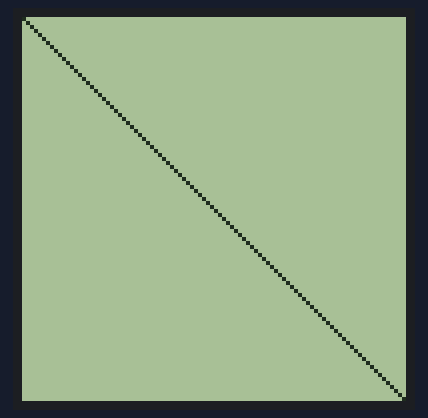
This sketch was run on a simulated Arduino Uno, built with avr-gcc and run on an emulated ATmega328P. Shown: 96×96 one-colour display.

Above: at 2.2 s.
At 8.4 s:
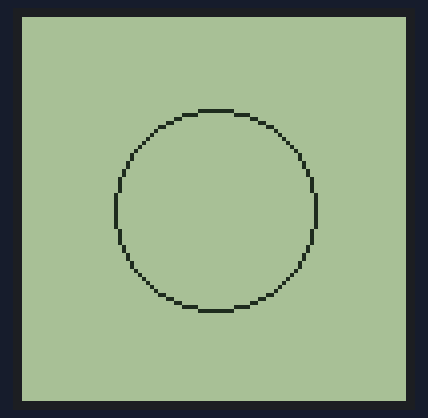
At 10.5 s:
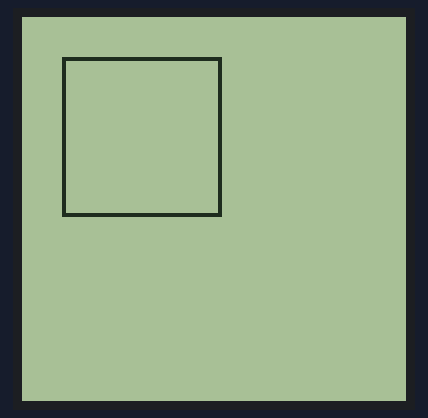
At 13.6 s:
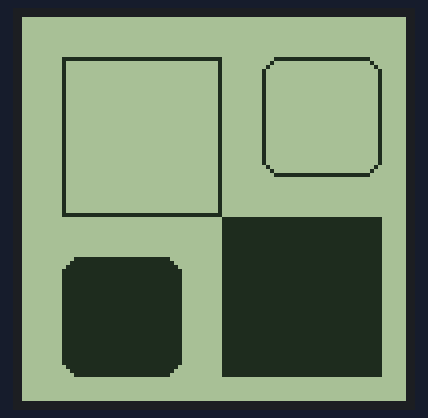
At 18.0 s:
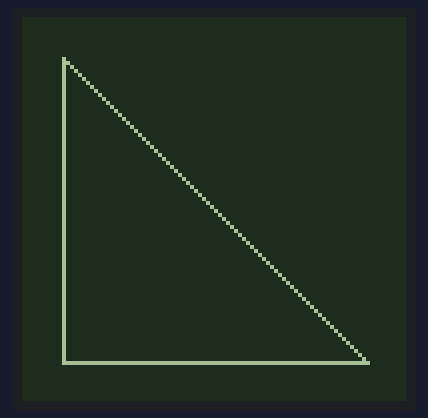
At 21.4 s:
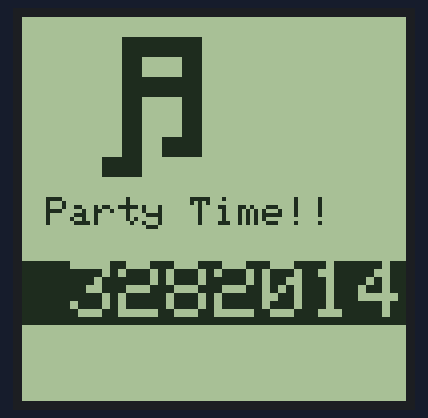

Measured:
- what the display in image 0 shows lasts 1.1 s, from 2.1 s to 3.2 s
- what the display in image 2 shows lasts 1.1 s, from 10.4 s to 11.5 s

The sketch:

Getting_Started_with_LCD_Display.ino
```cpp
/*********************************************************************
 * iRoboticist Workshops: http://Workshop.iRoboticist.com
 *
 * This is an example sketch for learning to use LCD Display.
 *
 * The code is developed for Arduino Micro with 1.3" Monochrome SHARP Memory Displays.
 * These displays use Hardware SPI to communicate, 3 pins are required to
 * interface
 *
 * (***If you are using other Arduino without Hardware SPI
 * define pins for SCK, SS & MOSI)
 *
 * Written by Saurabh Palan/iRoboticist  for iRoboticist Workshop.
 * Twitter: http://twitter.com/iRoboticist
 * Facebook: http://facebook.com/iRoboticist
 *
 * All text above, and the splash screen must be included in any redistribution
 *********************************************************************/

#include <Adafruit_GFX.h>
#include <Adafruit_SharpMem.h>
#include <Time.h>

Adafruit_SharpMem display(SCK, MOSI, SS);

#define BLACK 0
#define WHITE 1

void setup(void)
{
  // start & clear the display
  display.begin();
  display.clearDisplay();

  // draw a single pixel // (Pixel Location (x,y), Color)
  display.drawPixel(10, 10, BLACK);
  display.refresh();
  delay(2000);
  display.clearDisplay();

  // draw a single line // (Start point(x,y), End point(x,y), Color)
  display.drawLine(0,0,display.height()-1, display.width()-1, BLACK);
  display.refresh();
  delay(1000);
  display.drawLine(display.width()/2,0,display.width()/2,display.height()/2, BLACK);
  display.refresh();
  delay(2000);
  display.clearDisplay();

  //Draw line Horizontal or Vertical (Different thickness)
  //(Start point(x,y), End point(x,y), Color)
  display.drawLine(20,20,20,60,BLACK); //Horizontal Line
  display.refresh();
  delay(1000);

  display.drawLine(22,60,62,60, BLACK); //Vertical Line
  display.drawLine(22,61,62,61, BLACK); //Vertical Line shifter Horizontally for thickness

  display.refresh();
  delay(2000);
  display.clearDisplay();

  //draw Circle // (Center cordinates (x,y), radius, color)
  display.drawCircle(display.width()/2, display.height()/2, 25, BLACK);
  display.refresh();
  delay(1000);
  display.fillCircle(display.width()/2, display.height()/2, 15, BLACK); //Solid Fill
  display.refresh();
  delay(1000);
  display.clearDisplay();

  //draw Rectangle // (Co-ordinates of Left corner of rectangle (x,y),Width, Height, Color)
  display.drawRect(10,10,40,40, BLACK);
  display.refresh();
  delay(1000);

  display.fillRect(50, 50, 40, 40, BLACK); //Solid Fill Rectangle
  display.refresh();
  delay(1000);

  display.drawRoundRect(60,10,30,30,5,BLACK); //Rounded Rectangle
  //(Co-ordinates of Left corner of rectangle (x,y),Width, Height,Corner Radius, Color)
  display.refresh();
  delay(1000);

  display.fillRoundRect(10,60,30,30,5,BLACK); //Filled Rounded Rectangle
  //(Co-ordinates of Left corner of rectangle (x,y),Width, Height,Corner Radius, Color)
  display.refresh();
  delay(1000);
  display.clearDisplay();

  //Triangles
  display.drawTriangle(10,10,10,86,86,86,BLACK); //(x1,y1,x2,y2,x3,y3,Color)
  display.refresh();
  delay(1000);
  display.fillTriangle(12,10,86,10,86,84,BLACK); //Solid Fill Tirangle
  display.refresh();
  delay(1000);
  display.clearDisplay();

  //Change Background Color
  display.fillScreen(BLACK);
  display.refresh();
  delay(1000);

  //repeating triangle example to see in inverted display
  display.drawTriangle(10,10,10,86,86,86,WHITE); //(x1,y1,x2,y2,x3,y3,Color)
  display.refresh();
  delay(1000);
  display.fillTriangle(12,10,86,10,86,84,WHITE); //Solid Fill Tirangle
  display.refresh();
  delay(1000);
  display.clearDisplay(); //Clear display will change the background to White

  //Text & Characters.
  //Using Alt Code http://www.alt-codes.net/
  display.setTextSize(12); //Size of each Character
  display.setTextColor(BLACK); //Color of Text/Character
  display.setCursor(20,5);
  display.write(2); ///use Alt-Code of the Character
  display.refresh();
  delay(1000);
  display.clearDisplay();
  display.setTextColor(BLACK);
  display.setCursor(20,5);
  display.setTextSize(5);
  display.write(14); ///use Alt-Code of the Character
  display.println("");

  //Printing Text
  display.setTextSize(1);
  display.println(" Party Time!!");
  display.println(""); //Adding a Line
  display.setTextSize(2);
  display.setTextColor(WHITE, BLACK); // 'inverted' text
  display.print(" ");//Adding space
  display.println(3282014);  // Print Numbers Directly
  display.refresh();
  delay(1000);

}

void loop(void)
{
  // Screen must be refreshed at least once per second
  display.refresh();
  delay(500);
}

/*************************************************************************************************************************
 * Some useful resources:
 *
 * http://arduino.cc  There are pleanty of example cofes & the reference section is handy while coding
 *
 * http://bildr.org Bildr is an awesome site where they have easy-to-follow articles that help you hit the ground running
 *
 * http://learn.adafruit.com Adafruit learning is helpful if you are using products from Adafruit
 *
 * https://learn.sparkfun.com Sparkfun have great set of tutorials for almost any product suppiled by them
 *
 **************************************************************************************************************************/
```
